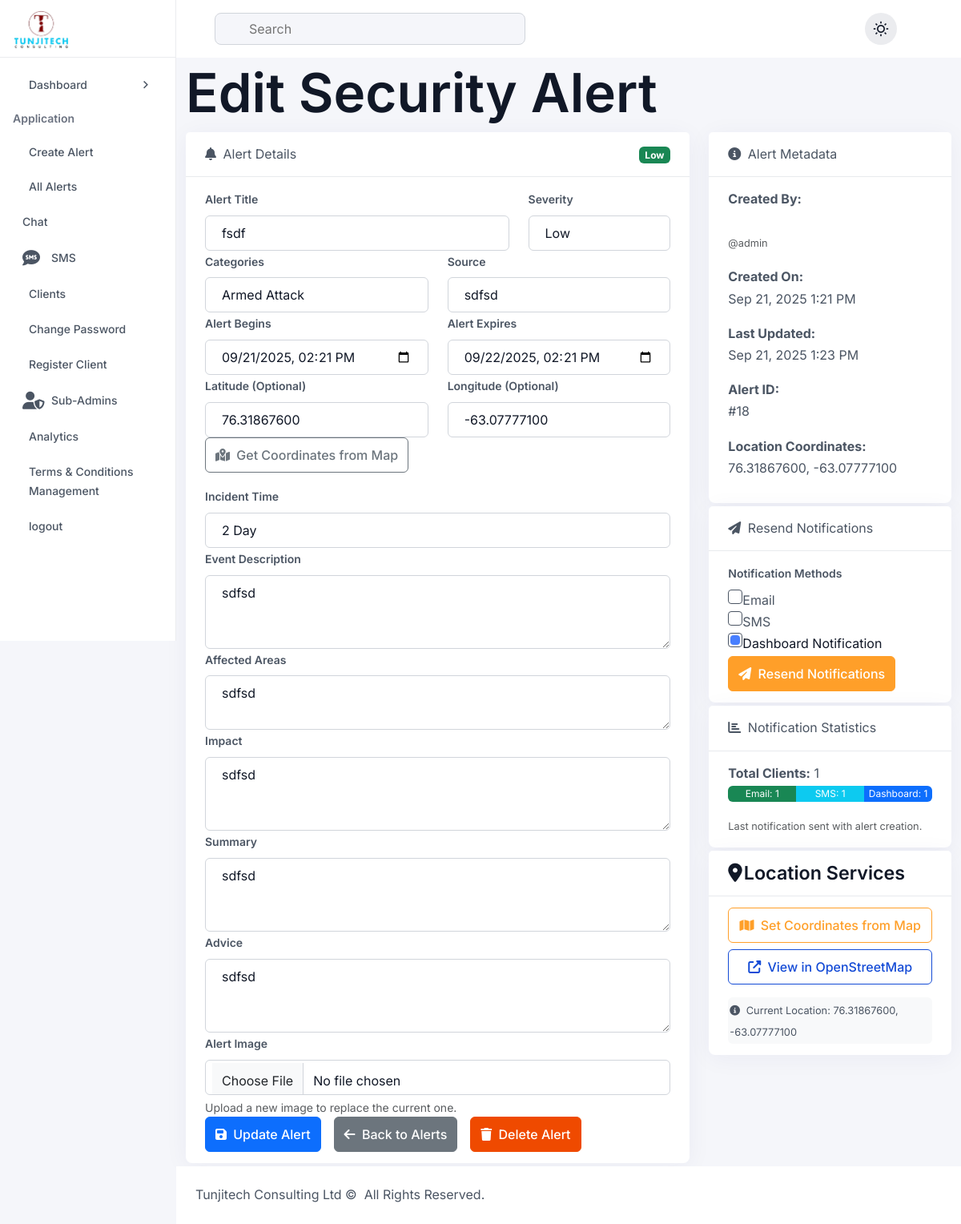
Screenshot of /admin/edit_alert.php?id=18 (signed in) with the database file from the repository.
### tables this page shows
CREATE TABLE `security_alerts` (
  `id` int(11) NOT NULL,
  `title` varchar(255) NOT NULL,
  `severity` enum('low','medium','high','critical') NOT NULL,
  `categories` varchar(255) NOT NULL,
  `alert_begins` datetime NOT NULL,
  `alert_expires` datetime NOT NULL,
  `event` text NOT NULL,
  `affected_areas` text NOT NULL,
  `time_frame` varchar(255) NOT NULL,
  `impact` text NOT NULL,
  `summary` text NOT NULL,
  `advice` text NOT NULL,
  `source` varchar(255) NOT NULL,
  `image_path` varchar(255) DEFAULT NULL,
  `latitude` decimal(10,8) DEFAULT NULL,
  `longitude` decimal(11,8) DEFAULT NULL,
  `created_by` int(11) NOT NULL,
  `created_at` timestamp NOT NULL DEFAULT current_timestamp(),
  `updated_at` timestamp NOT NULL DEFAULT current_timestamp() ON UPDATE current_timestamp()
);

CREATE TABLE `users` (
  `id` int(11) NOT NULL,
  `username` varchar(50) NOT NULL,
  `email` varchar(100) NOT NULL,
  `first_name` varchar(50) DEFAULT NULL,
  `last_name` varchar(50) DEFAULT NULL,
  `phone` varchar(20) DEFAULT NULL,
  `address` text DEFAULT NULL,
  `password` varchar(255) NOT NULL,
  `user_type` enum('admin','client_individual','client_company') DEFAULT 'client_individual',
  `company_name` varchar(100) DEFAULT NULL,
  `company_size` varchar(50) DEFAULT NULL,
  `status` enum('pending','approved','rejected') DEFAULT 'pending',
  `payment_plan` varchar(20) DEFAULT NULL,
  `payment_reference` varchar(100) DEFAULT NULL,
  `payment_date` timestamp NULL DEFAULT NULL,
  `subscription_expiry` date DEFAULT NULL,
  `created_at` timestamp NOT NULL DEFAULT current_timestamp(),
  `updated_at` timestamp NOT NULL DEFAULT current_timestamp() ON UPDATE current_timestamp()
);

### admin/edit_alert.php (the view, shortened to what the rows shown need)
<?php
require_once ROOT_PATH . '/includes/auth.php';
require_once ROOT_PATH . '/includes/functions.php';
$alert_id = intval($_GET['id']);
$alert = getAlertById($alert_id);
$creator = getUserById($alert['created_by']);
?>
<?php include 'include/header.php'; ?>
    <div class="container-fluid">
        <h1 class="mt-4">Edit Security Alert</h1>
        <div class="row">
            <div class="col-lg-8">
                <div class="card mb-4">
                    <div class="card-header d-flex justify-content-between align-items-center">
                        <div>
                        <span class="badge bg-<?php echo getSeverityBadge($alert['severity']); ?>">
                            <?php echo ucfirst($alert['severity']); ?>
                        </span>
                        </div>
                    </div>
                    <div class="card-body">
                        <form method="POST" enctype="multipart/form-data">
                            <div class="row">
                                <div class="col-md-8">
                                    <div class="form-group">
                                        <label for="title" class="form-label">Alert Title</label>
                                        <input type="text" class="form-control" id="title" name="title"
                                               value="<?php echo htmlspecialchars($alert['title']); ?>" required>
                                    </div>
                                </div>
                                <div class="col-md-4">
                                    <div class="form-group">
                                        <label for="severity" class="form-label">Severity</label>
                                        <select class="form-control" id="severity" name="severity" required>
                                            <option value="low" <?php echo $alert['severity'] == 'low' ? 'selected' : ''; ?>>Low</option>
                                        </select>
                                    </div>
                                </div>
                            </div>
                            <div class="row">
                                <div class="col-md-6">
                                    <div class="form-group">
                                        <label for="categories" class="form-label">Categories</label>
                                        <input type="text" class="form-control" id="categories" name="categories"
                                               value="<?php echo htmlspecialchars($alert['categories']); ?>" required>
                                    </div>
                                </div>
                                <div class="col-md-6">
                                    <div class="form-group">
                                        <label for="source" class="form-label">Source</label>
                                        <input type="text" class="form-control" id="source" name="source"
                                               value="<?php echo htmlspecialchars($alert['source']); ?>" required>
                                    </div>
                                </div>
                            </div>
                            <div class="row">
                                <div class="col-md-6">
                                    <div class="form-group">
                                        <label for="alert_begins" class="form-label">Alert Begins</label>
                                        <input type="datetime-local" class="form-control" id="alert_begins" name="alert_begins"
                                               value="<?php echo date('Y-m-d\TH:i', strtotime($alert['alert_begins'])); ?>" required>
                                    </div>
                                </div>
                                <div class="col-md-6">
                                    <div class="form-group">
                                        <label for="alert_expires" class="form-label">Alert Expires</label>
                                        <input type="datetime-local" class="form-control" id="alert_expires" name="alert_expires"
                                               value="<?php echo date('Y-m-d\TH:i', strtotime($alert['alert_expires'])); ?>" required>
                                    </div>
                                </div>
                            </div>
                            <div class="row">
                                <div class="col-md-6">
                                    <div class="form-group">
                                        <label for="latitude" class="form-label">Latitude (Optional)</label>
                                        <input type="number" step="any" class="form-control" id="latitude" name="latitude"
                                               value="<?php echo !empty($alert['latitude']) ? $alert['latitude'] : ''; ?>"
                                               placeholder="e.g., 40.7128">
                                    </div>
                                </div>
                                <div class="col-md-6">
                                    <div class="form-group">
                                        <label for="longitude" class="form-label">Longitude (Optional)</label>
                                        <input type="number" step="any" class="form-control" id="longitude" name="longitude"
                                               value="<?php echo !empty($alert['longitude']) ? $alert['longitude'] : ''; ?>"
                                               placeholder="e.g., -74.0060">
                                    </div>
                                </div>
                            </div>
                            <div class="form-group">
                                <label for="time_frame" class="form-label">Incident Time</label>
                                <input type="text" class="form-control" id="time_frame" name="time_frame"
                                       value="<?php echo htmlspecialchars($alert['time_frame']); ?>" required>
                            </div>
                            <div class="form-group">
                                <label for="event" class="form-label">Event Description</label>
                                <textarea class="form-control" id="event" name="event" rows="3" required><?php echo htmlspecialchars($alert['event']); ?></textarea>
                            </div>
                            <div class="form-group">
                                <label for="affected_areas" class="form-label">Affected Areas</label>
                                <textarea class="form-control" id="affected_areas" name="affected_areas" rows="2" required><?php echo htmlspecialchars($alert['affected_areas']); ?></textarea>
                            </div>
                            <div class="form-group">
                                <label for="impact" class="form-label">Impact</label>
                                <textarea class="form-control" id="impact" name="impact" rows="3" required><?php echo htmlspecialchars($alert['impact']); ?></textarea>
                            </div>
                            <div class="form-group">
                                <label for="summary" class="form-label">Summary</label>
                                <textarea class="form-control" id="summary" name="summary" rows="3" required><?php echo htmlspecialchars($alert['summary']); ?></textarea>
                            </div>
                            <div class="form-group">
                                <label for="advice" class="form-label">Advice</label>
                                <textarea class="form-control" id="advice" name="advice" rows="3" required><?php echo htmlspecialchars($alert['advice']); ?></textarea>
                            </div>
                        </form>
                    </div>
                </div>
            </div>
            <div class="col-lg-4">
                <div class="card mb-4">
                    <div class="card-body">
                        <div class="mb-3">
                            <strong>Created By:</strong><br>
                            <?php echo htmlspecialchars($creator['first_name'] . ' ' . $creator['last_name']); ?><br>
                            <small class="text-muted">@<?php echo htmlspecialchars($creator['username']); ?></small>
                        </div>
                        <div class="mb-3">
                            <strong>Created On:</strong><br>
                            <?php echo date('M j, Y g:i A', strtotime($alert['created_at'])); ?>
                        </div>
                        <div class="mb-3">
                            <strong>Last Updated:</strong><br>
                            <?php echo date('M j, Y g:i A', strtotime($alert['updated_at'])); ?>
                        </div>
                        <div class="mb-3">
                            <strong>Alert ID:</strong><br>
                            #<?php echo $alert['id']; ?>
                        </div>
                        <?php if (!empty($alert['latitude']) && !empty($alert['longitude'])): ?>
                            <div class="mb-3">
                                <strong>Location Coordinates:</strong><br>
                                <?php echo $alert['latitude']; ?>, <?php echo $alert['longitude']; ?>
                            </div>
                        <?php endif; ?>
                    </div>
                </div>
                <div class="card mb-4">
                    <div class="card-body">
                        <?php if (!empty($alert['latitude']) && !empty($alert['longitude'])): ?>
                            <div class="mt-3 p-2 bg-light rounded">
                                <small>
                                    <i class="fas fa-info-circle me-1"></i>
                                    Current Location: <?php echo $alert['latitude']; ?>, <?php echo $alert['longitude']; ?>
                                </small>
                            </div>
                        <?php endif; ?>
                    </div>
                </div>
            </div>
        </div>
    </div>
    <link rel="stylesheet" href="https://unpkg.com/leaflet@1.9.4/dist/leaflet.css"
/>
<?php include 'include/footer.php'; ?>

### rows the page displays
security_alerts: severity "Low", title "fsdf", categories "Armed Attack", source "sdfsd", alert_begins "09/21/2025 14:21", alert_expires "09/22/2025 14:21", latitude "76.31867600", longitude "-63.07777100", time_frame "2 Day", event "sdfsd", affected_areas "sdfsd", impact "sdfsd", summary "sdfsd", advice "sdfsd", created_at "Sep 21, 2025 1:21 PM", updated_at "Sep 21, 2025 1:23 PM", id "18"
users: username "admin"

### other values shown
$stats['total_clients'] "1"
$stats['email_notified'] "1"
$stats['sms_notified'] "1"
$stats['dashboard_notified'] "1"
